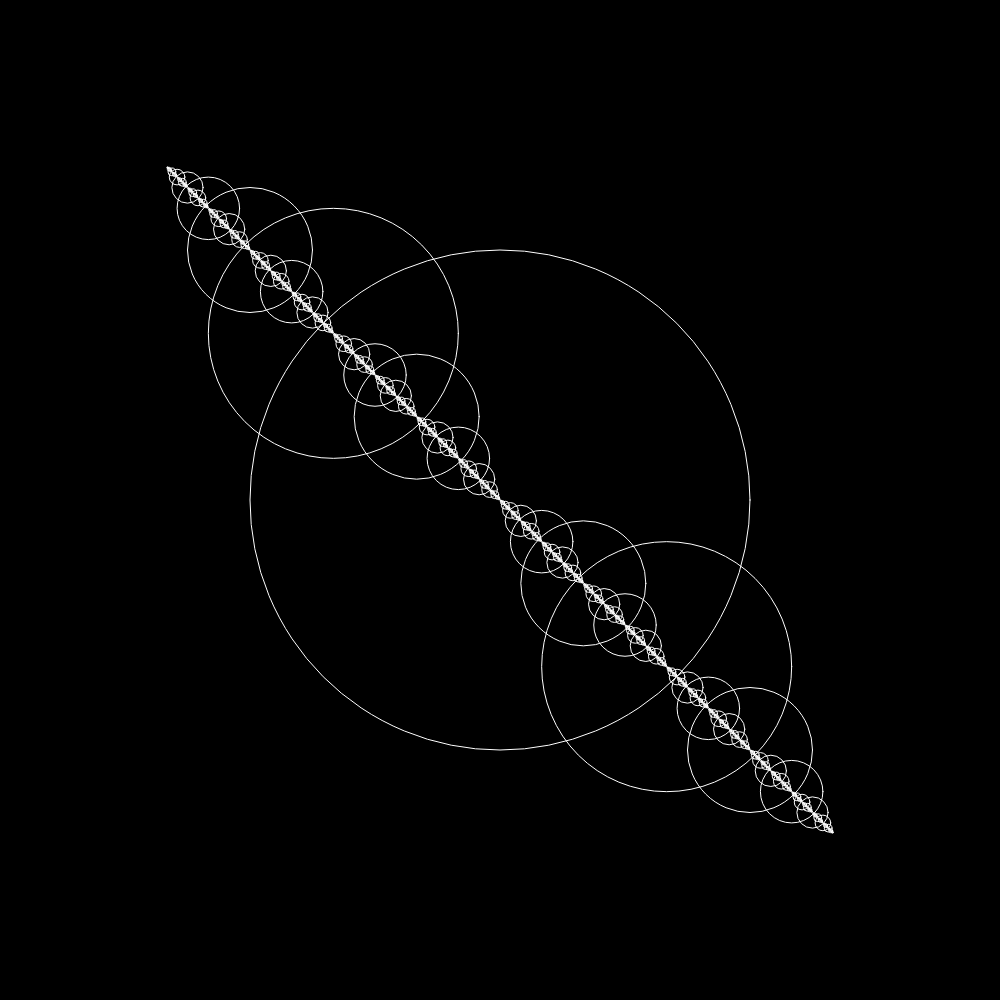
Frame 1 (no input)
Frame 60 (no input): identical to frame 1, image omitted
Frame 120 (the mouse pressed at the canvas centre since frame 60): identical to frame 1, image omitted

The p5.js sketch that drew this single still picture (run headless with seeded random() and noise() and a simulated clock; from frame 60 on, the mouse is pressed at the canvas centre):

// p5.js sketch
// ── sketch.js
function setup() {
  createCanvas(1000, 1000);
  background(0);
}

function draw() {
    background(0);
    drawCircle(500, 500, 500);
}

drawCircle = (x, y, r) => {
    noFill();
    stroke(255);
    ellipse(x, y, r, r);
    if(r > 1) {
        drawCircle(x-r/3, y-r/3, r/2);
        drawCircle(x+r/3, y+r/3, r/2);
    }
}
